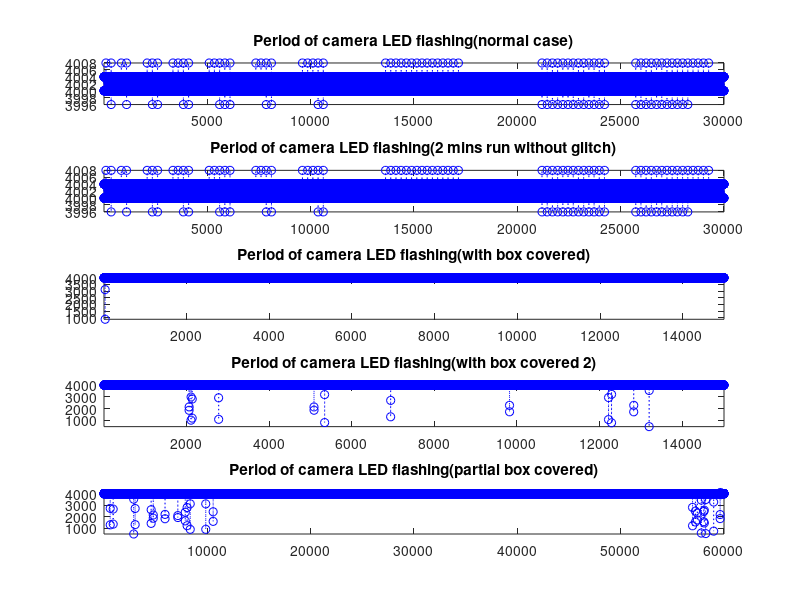

MATLAB code for this plot:
clc

data = load('Nov13CameraTestTiming.mat');
f = gcf;
nplots = 5;
%%
buff = data.data;
n = length(buff);
figure(f+1)
subplot(nplots,1,1);
plot(buff(2:n),':.b','marker','o');
title('Period of camera LED flashing(normal case)');
axis tight;
% f = f+1;
% figure(f)
% hist(buff(2:n),min(buff(2:n)):1:max(buff));
%%
buff = data.data_2min_no_glitch;
n = length(buff);
% f = f+1;
% figure(f)
subplot(nplots,1,2);
plot(buff(2:n),':.b','marker','o');
title('Period of camera LED flashing(2 mins run without glitch)');
axis tight;
% f = f+1;
% figure(f)
% hist(buff(2:n),min(buff(2:n)):1:max(buff));
%%
buff = data.data_box;
n = length(buff);
% f = f+1;
% figure(f)
subplot(nplots,1,3);
plot(buff(2:n),':.b','marker','o');
title('Period of camera LED flashing(with box covered)');
axis tight;
% f = f+1;
% figure(f)
% hist(buff(50:n),min(buff(50:n)):1:max(buff));
%%
buff = data.data_box2;
n = length(buff);
% f = f+1;
% figure(f)
subplot(nplots,1,4);
plot(buff(2:n),':.b','marker','o');
title('Period of camera LED flashing(with box covered 2)');
axis tight;
% f = f+1;
% figure(f)
% hist(buff(50:n),min(buff(50:n)):1:max(buff));
%%
buff = data.data_partial_box;
n = length(buff);
% f = f+1;
% figure(f)
subplot(nplots,1,5);
plot(buff(2:n),':.b','marker','o');
title('Period of camera LED flashing(partial box covered)');
axis tight;
% f = f+1;
% figure(f)
% hist(buff(50:n),min(buff(100:n)):50:max(buff));
% axis tight;
